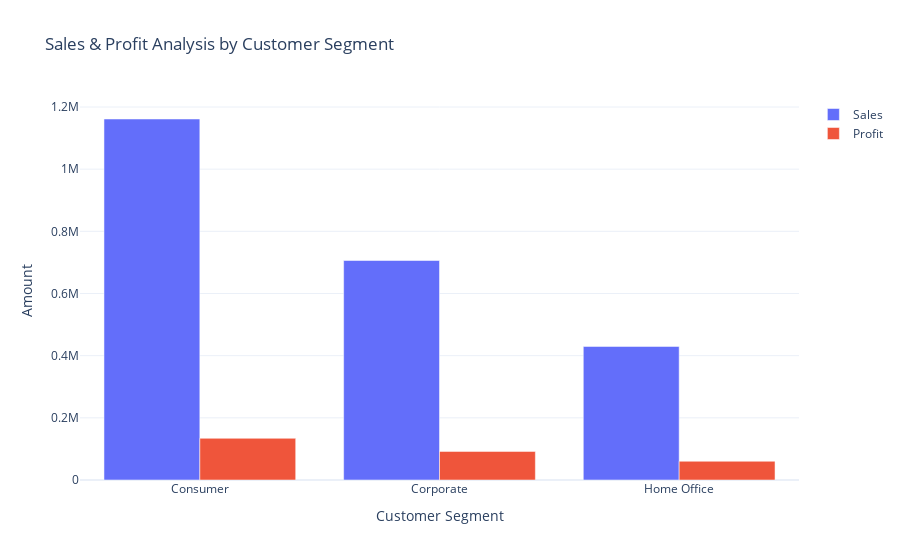

Here is the notebook cell this chart was saved with:
### Markdown cell above
# Sales & Profit Analysis by Customer Segment

### Code cell
from plotly.colors import qualitative
sales_profit_by_segment= data.groupby(['Segment']).agg({'Sales':'sum','Profit':'sum'}).reset_index()
color_palette=qualitative.Plotly

fig = go.Figure()
fig.add_trace(go.Bar(
    x=sales_profit_by_segment['Segment'],
    y=sales_profit_by_segment['Sales'],
    name='Sales',
    marker_color=color_palette[0]
))
fig.add_trace(go.Bar(
    x=sales_profit_by_segment['Segment'],
    y=sales_profit_by_segment['Profit'],
    name='Profit',
    marker_color=color_palette[1]
))

# Update layout
fig.update_layout(
    title='Sales & Profit Analysis by Customer Segment',
    xaxis_title='Customer Segment',
    yaxis_title='Amount',
    barmode='group')
fig.show()

### Figure 1 — Plotly figure (JSON) as saved in the notebook; plotly's stock layout.template omitted (floating-point values rounded to 4 significant figures)
{"data": [{"marker": {"color": "#636EFA"}, "name": "Sales", "type": "bar", "x": ["Consumer", "Corporate", "Home Office"], "y": [1161000.0, 706100.0, 429700.0]}, {"marker": {"color": "#EF553B"}, "name": "Profit", "type": "bar", "x": ["Consumer", "Corporate", "Home Office"], "y": [134100.0, 91980.0, 60300.0]}], "layout": {"autosize": true, "barmode": "group", "title": {"text": "Sales & Profit Analysis by Customer Segment"}, "xaxis": {"autorange": true, "range": [-0.5, 2.5], "title": {"text": "Customer Segment"}, "type": "category"}, "yaxis": {"autorange": true, "range": [0, 1223000.0], "title": {"text": "Amount"}, "type": "linear"}}}
